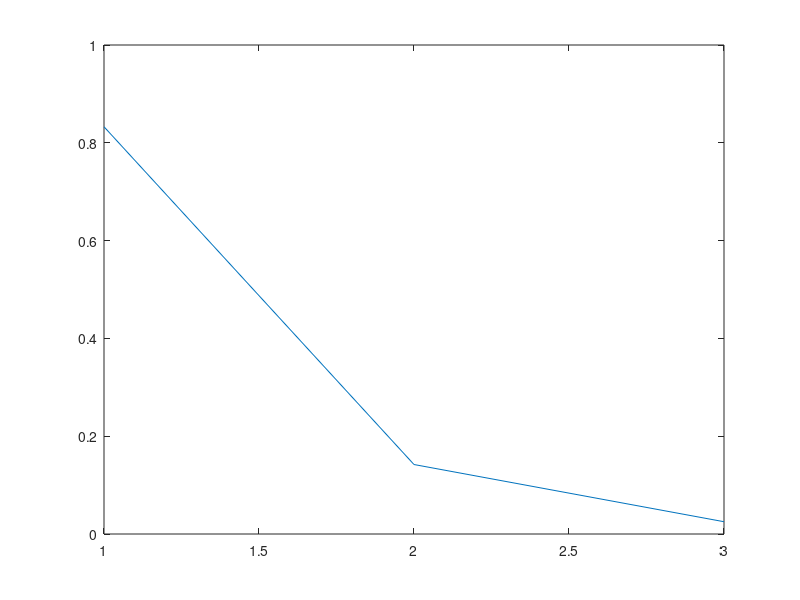

The MATLAB script that drew this image: (Note: this script raises an error after producing the figure.)
%% a)

T = [0.9 0.5 0.5;
    0.09 0.4 0.4;
    0.01 0.1 0.1];

x = [0 0 1]';

%% b)

x4 = T^4 * x;
%disp(x4);

%% c)

anterior = zeros(1,4);
while(sum(abs(x - anterior) > 0.001) ~= 0)
    anterior = x;
    x = T * x;
end

disp(x);
plot(x);
figure(2);
markov(T,x,0.001);

